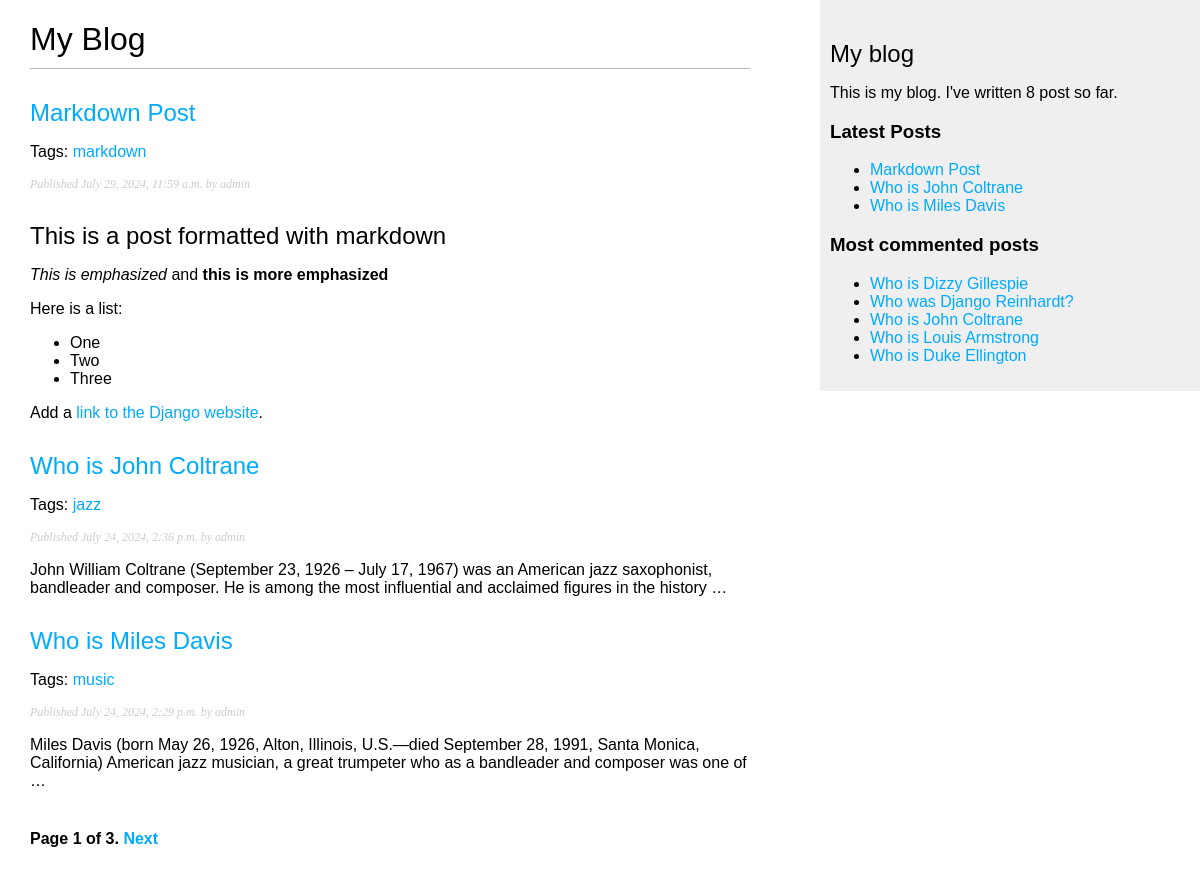
Screenshot of /blog/ with the database file from the repository.
### blog/models.py (models this page shows, shortened)
class Post(models.Model):
    class Status(models.TextChoices):
        DRAFT = 'DF', 'Draft'
        PUBLISHED = 'PB', 'Published'
    title = models.CharField(max_length=250)
    slug = models.SlugField(max_length=250, unique_for_date='publish')
    author = models.ForeignKey(User, on_delete=models.CASCADE, related_name='blog_posts')
    body = models.TextField()
    publish = models.DateTimeField(default=timezone.now)
    created = models.DateTimeField(auto_now_add=True)
    update = models.DateTimeField(auto_now=True)
    status = models.CharField(max_length=2, choices=Status.choices,
                              default=Status.DRAFT)
    tags = TaggableManager()
    objects = models.Manager()
    published = PublishedManager()
    class Meta:
        ordering = ['-publish']
        indexes = [
            models.Index(fields=['-publish']),
        ]
    def get_absolute_url(self):
        return reverse('blog:post_detail', args=[self.publish.year,
                                                 self.publish.month,
                                                 self.publish.day,
                                                 self.slug])

### blog/views.py (the view)
# urls.py: path('', views.post_list, name = 'post_list'),
def post_list(request, tag_slug=None):
    post_list = Post.published.all()
    tag = None
    if tag_slug:
        tag = get_object_or_404(Tag, slug=tag_slug)
        post_list = post_list.filter(tags__in = [tag])
    paginator = Paginator(post_list, 3)
    page_number = request.GET.get('page', 1)
    try:
        posts = paginator.page(page_number)
    except PageNotAnInteger:
        posts = paginator.page(1)
    except EmptyPage:
        posts = paginator.page(paginator.num_pages)
    return render(request, 'blog/post/list.html',{'posts': posts, 'tag': tag})

### blog/models.py (called while the page is built)
    def get_queryset(self):
        return super().get_queryset().filter(status=Post.Status.PUBLISHED)

### blog/templatetags/blog_tags.py (called while the page is built)
@register.simple_tag
def total_posts():
    return Post.published.count()

@register.inclusion_tag('blog/post/latest_posts.html')
def show_latest_posts(count=5):
    latest_posts = Post.published.order_by('-publish')[:count]
    return {'latest_posts': latest_posts}

@register.simple_tag
def get_most_commented_posts(count=5):
    return Post.published.annotate(
        total_comments=Count('comments')
    ).order_by('-total_comments')[:count]

@register.filter(name='markdown')
def markdown_format(text):
    return mark_safe(markdown.markdown(text))

### blog/templates/blog/post/list.html (shortened to what this page needs)
{% extends "blog/base.html" %}
{% load blog_tags %}
{% block content %}
  <h1>My Blog</h1>
  {% for post in posts %}
    <h2>
        <a href="{{ post.get_absolute_url }}">
            {{ post.title }}
        </a>
    </h2>
    <p class="tags">
        Tags:
        {% for tag in post.tags.all %}
            <a href="{% url 'blog:post_list_by_tag' tag.slug %}">{{ tag.name }}</a>
        {% endfor %}
    </p>
    <p class="date">
        Published {{ post.publish }} by {{ post.author }}
    </p>
    {{ post.body|markdown|truncatewords_html:30 }}
   {% endfor %}
   {% include "pagination.html" with page=posts %}
{% endblock %}

### blog/templates/blog/base.html (shortened to what this page needs)
{% load blog_tags %}
{% load static %}
<!DOCTYPE html>
<html lang="en">
<head>
    <link rel="stylesheet" href="{% static 'css/blog.css' %}">
</head>
<body>
    <div id="content">
        {% block content %}
        {% endblock %}
    </div>
    <div id="sidebar">
        <h2>My blog</h2>
        <p>
            This is my blog.
            I've written {% total_posts %} post so far.
        </p>
        <h3>Latest Posts</h3>
        {% show_latest_posts 3%}
        <h3>Most commented posts</h3>
        {% get_most_commented_posts as most_commented_posts %}
        <ul>
            {% for post in most_commented_posts %}
                <li>
                    <a href="{{ post.get_absolute_url }}">{{ post.title }}</a>
                </li>
            {% endfor %}
        </ul>
    </div>
</body>
</html>

### blog/templates/blog/post/latest_posts.html
<ul>
    {% for post in latest_posts %}
        <li>
            <a href="{{ post.get_absolute_url }}">{{ post.title }}</a>
        </li>
    {% endfor %}
</ul>

### blog/static/css/blog.css (style rules this page uses)
body { margin:0; padding:0; font-family:helvetica, sans-serif; }
a { color:#00abff; text-decoration:none; }
h1 { font-weight:normal; border-bottom:1px solid #bbb; padding:0 0 10px 0; }
h2 { font-weight:normal; margin:30px 0 0; }
#content { float:left; width:60%; padding:0 0 0 30px; }
#sidebar { float:right; width:30%; padding:10px; background:#efefef; height:100%; }
p.date { color:#ccc; font-family: georgia, serif; font-size: 12px; font-style: italic; }

### rows the page displays
Post: title "Markdown Post", publish "July 29, 2024, 11:59 a.m.", author "admin", body "This is a post formatted with markdown This is emphasized and this is more emphasized Here is a list: One Two Three Add a link to the Django website ."
Tag: name "markdown"
Post: title "Who is John Coltrane", publish "July 24, 2024, 2:36 p.m.", author "admin", body "John William Coltrane (September 23, 1926 – July 17, 1967) was an American jazz saxophonist, bandleader and composer. He is among the most influential and acclaimed figures in the history …"
Tag: name "jazz"
Post: title "Who is Miles Davis", publish "July 24, 2024, 2:29 p.m.", author "admin", body "Miles Davis (born May 26, 1926, Alton, Illinois, U.S.—died September 28, 1991, Santa Monica, California) American jazz musician, a great trumpeter who as a bandleader and composer was one of …"
Tag: name "music"
Post: title "Who is Dizzy Gillespie"
Post: title "Who was Django Reinhardt?"
Post: title "Who is Louis Armstrong"
Post: title "Who is Duke Ellington"

### other values shown
{{ page.number }} "1"
{{ page.paginator.num_pages }} "3"
